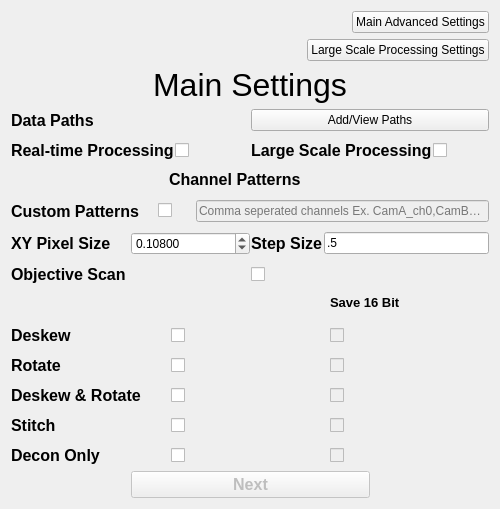
    <widget class="QWidget" name="Main">
     <property name="minimumSize">
      <size>
       <width>500</width>
       <height>0</height>
      </size>
     </property>
     <property name="font">
      <font>
       <strikeout>false</strikeout>
       <kerning>true</kerning>
      </font>
     </property>
     <attribute name="title">
      <string>Main</string>
     </attribute>
     <layout class="QGridLayout" name="gridLayout" rowstretch="2,5,5,1" columnstretch="0" columnminimumwidth="0">
      <item row="0" column="0">
       <layout class="QVBoxLayout" name="verticalLayout_2">
        <item>
         <layout class="QHBoxLayout" name="horizontalLayout_107" stretch="4,1">
          <item>
           <spacer name="horizontalSpacer_3">
            <property name="orientation">
             <enum>Qt::Horizontal</enum>
            </property>
            <property name="sizeHint" stdset="0">
             <size>
              <width>40</width>
              <height>20</height>
             </size>
            </property>
           </spacer>
          </item>
          <item>
           <widget class="QPushButton" name="mainAdvancedSettingsButton">
            <property name="text">
             <string>Main Advanced Settings</string>
            </property>
           </widget>
          </item>
         </layout>
        </item>
        <item>
         <layout class="QHBoxLayout" name="horizontalLayout_206" stretch="4,1">
          <item>
           <spacer name="horizontalSpacer_79">
            <property name="orientation">
             <enum>Qt::Horizontal</enum>
            </property>
            <property name="sizeHint" stdset="0">
             <size>
              <width>40</width>
              <height>20</height>
             </size>
            </property>
           </spacer>
          </item>
          <item>
           <widget class="QPushButton" name="largeScaleProcessingButton">
            <property name="font">
             <font>
              <pointsize>9</pointsize>
              <strikeout>false</strikeout>
              <kerning>true</kerning>
             </font>
            </property>
            <property name="text">
             <string>Large Scale Processing Settings</string>
            </property>
           </widget>
          </item>
         </layout>
        </item>
        <item>
         <layout class="QHBoxLayout" name="horizontalLayout_108">
          <item>
           <widget class="QLabel" name="mainSettingsLabel">
            <property name="font">
             <font>
              <pointsize>24</pointsize>
              <strikeout>false</strikeout>
              <kerning>true</kerning>
             </font>
            </property>
            <property name="text">
             <string>Main Settings</string>
            </property>
            <property name="alignment">
             <set>Qt::AlignHCenter|Qt::AlignTop</set>
            </property>
           </widget>
          </item>
         </layout>
        </item>
       </layout>
      </item>
      <item row="1" column="0">
       <layout class="QVBoxLayout" name="verticalLayout_3">
        <property name="spacing">
         <number>1</number>
        </property>
        <item>
         <layout class="QHBoxLayout" name="horizontalLayout_109" stretch="4">
          <item>
           <layout class="QHBoxLayout" name="horizontalLayout_232" stretch="1,1">
            <item>
             <widget class="QLabel" name="dataPathsLabel">
              <property name="font">
               <font>
                <pointsize>12</pointsize>
                <bold>true</bold>
                <strikeout>false</strikeout>
                <kerning>true</kerning>
               </font>
              </property>
              <property name="text">
               <string>Data Paths</string>
              </property>
             </widget>
            </item>
            <item>
             <widget class="QPushButton" name="addPathsButton">
              <property name="text">
               <string>Add/View Paths</string>
              </property>
             </widget>
            </item>
           </layout>
          </item>
         </layout>
        </item>
        <item>
         <spacer name="verticalSpacer">
          <property name="orientation">
           <enum>Qt::Vertical</enum>
          </property>
          <property name="sizeType">
           <enum>QSizePolicy::Preferred</enum>
          </property>
          <property name="sizeHint" stdset="0">
           <size>
            <width>20</width>
            <height>10</height>
           </size>
          </property>
         </spacer>
        </item>
        <item>
         <layout class="QHBoxLayout" name="horizontalLayout_3" stretch="4">
          <item>
           <layout class="QHBoxLayout" name="horizontalLayout_233" stretch="1,1">
            <item>
             <layout class="QHBoxLayout" name="horizontalLayout_118">
              <item>
               <widget class="QLabel" name="streamingLabel">
                <property name="font">
                 <font>
                  <pointsize>12</pointsize>
                  <bold>true</bold>
                  <strikeout>false</strikeout>
                  <kerning>true</kerning>
                 </font>
                </property>
                <property name="text">
                 <string>Real-time Processing</string>
                </property>
               </widget>
              </item>
              <item>
               <widget class="QCheckBox" name="streamingCheckBox">
                <property name="text">
                 <string/>
                </property>
               </widget>
              </item>
             </layout>
            </item>
            <item>
             <layout class="QHBoxLayout" name="horizontalLayout_207">
              <item>
               <widget class="QLabel" name="largeScaleProcessingLabel">
                <property name="font">
                 <font>
                  <pointsize>12</pointsize>
                  <bold>true</bold>
                  <strikeout>false</strikeout>
                  <kerning>true</kerning>
                 </font>
                </property>
                <property name="text">
                 <string>Large Scale Processing</string>
                </property>
               </widget>
              </item>
              <item>
               <widget class="QCheckBox" name="largeScaleProcessingCheckBox">
                <property name="text">
                 <string/>
                </property>
               </widget>
              </item>
             </layout>
            </item>
           </layout>
          </item>
         </layout>
        </item>
        <item>
         <spacer name="verticalSpacer_2">
          <property name="orientation">
           <enum>Qt::Vertical</enum>
          </property>
          <property name="sizeType">
           <enum>QSizePolicy::Preferred</enum>
          </property>
          <property name="sizeHint" stdset="0">
           <size>
            <width>20</width>
            <height>10</height>
           </size>
          </property>
         </spacer>
        </item>
        <item>
         <layout class="QHBoxLayout" name="horizontalLayout_4" stretch="1,1">
          <item>
           <widget class="QLabel" name="channelPatternsLabel">
            <property name="sizePolicy">
             <sizepolicy hsizetype="Maximum" vsizetype="Maximum">
              <horstretch>0</horstretch>
              <verstretch>0</verstretch>
             </sizepolicy>
            </property>
            <property name="font">
             <font>
              <pointsize>12</pointsize>
              <bold>true</bold>
              <strikeout>false</strikeout>
              <kerning>true</kerning>
             </font>
            </property>
            <property name="text">
             <string>Channel Patterns</string>
            </property>
           </widget>
          </item>
          <item>
           <spacer name="horizontalSpacer_8">
            <property name="orientation">
             <enum>Qt::Horizontal</enum>
            </property>
            <property name="sizeType">
             <enum>QSizePolicy::Maximum</enum>
            </property>
            <property name="sizeHint" stdset="0">
             <size>
              <width>30</width>
              <height>20</height>
             </size>
            </property>
           </spacer>
          </item>
         </layout>
        </item>
        <item>
         <spacer name="verticalSpacer_3">
          <property name="orientation">
           <enum>Qt::Vertical</enum>
          </property>
          <property name="sizeType">
           <enum>QSizePolicy::Preferred</enum>
          </property>
          <property name="sizeHint" stdset="0">
           <size>
            <width>20</width>
            <height>10</height>
           </size>
          </property>
         </spacer>
        </item>
        <item>
         <layout class="QHBoxLayout" name="horizontalLayout_49" stretch="4">
          <item>
           <layout class="QHBoxLayout" name="horizontalLayout_193" stretch="4,1,8">
            <item>
             <widget class="QLabel" name="customPatternsLabel">
              <property name="font">
               <font>
                <pointsize>12</pointsize>
                <bold>true</bold>
                <strikeout>false</strikeout>
                <kerning>true</kerning>
               </font>
              </property>
              <property name="text">
               <string>Custom Patterns</string>
              </property>
             </widget>
            </item>
            <item>
             <widget class="QCheckBox" name="customPatternsCheckBox">
              <property name="autoFillBackground">
               <bool>false</bool>
              </property>
              <property name="text">
               <string/>
              </property>
             </widget>
            </item>
            <item>
             <widget class="QLineEdit" name="customPatternsLineEdit">
              <property name="enabled">
               <bool>false</bool>
              </property>
              <property name="placeholderText">
               <string>Comma seperated channels Ex. CamA_ch0,CamB_ch0</string>
              </property>
             </widget>
            </item>
           </layout>
          </item>
         </layout>
        </item>
        <item>
         <spacer name="verticalSpacer_4">
          <property name="orientation">
           <enum>Qt::Vertical</enum>
          </property>
          <property name="sizeType">
           <enum>QSizePolicy::Preferred</enum>
          </property>
          <property name="sizeHint" stdset="0">
           <size>
            <width>20</width>
            <height>10</height>
           </size>
          </property>
         </spacer>
        </item>
        <item>
         <layout class="QHBoxLayout" name="horizontalLayout_6" stretch="4">
          <item>
           <layout class="QHBoxLayout" name="horizontalLayout_236" stretch="1,1">
            <item>
             <layout class="QHBoxLayout" name="horizontalLayout_40">
              <item>
               <widget class="QLabel" name="xyPixelSizeLabel">
                <property name="font">
                 <font>
                  <pointsize>12</pointsize>
                  <bold>true</bold>
                  <strikeout>false</strikeout>
                  <kerning>true</kerning>
                 </font>
                </property>
                <property name="toolTip">
                 <string>Microns</string>
                </property>
                <property name="text">
                 <string>XY Pixel Size</string>
                </property>
               </widget>
              </item>
              <item>
               <widget class="QDoubleSpinBox" name="xyPixelSizeSpinBox">
                <property name="toolTip">
                 <string>Microns</string>
                </property>
                <property name="decimals">
                 <number>5</number>
                </property>
                <property name="maximum">
                 <double>1000000000.000000000000000</double>
                </property>
                <property name="singleStep">
                 <double>0.001000000000000</double>
                </property>
                <property name="stepType">
                 <enum>QAbstractSpinBox::DefaultStepType</enum>
                </property>
                <property name="value">
                 <double>0.108000000000000</double>
                </property>
               </widget>
              </item>
             </layout>
            </item>
            <item>
             <layout class="QHBoxLayout" name="horizontalLayout_200">
              <item>
               <widget class="QLabel" name="dzLabel">
                <property name="font">
                 <font>
                  <pointsize>12</pointsize>
                  <bold>true</bold>
                  <strikeout>false</strikeout>
                  <kerning>true</kerning>
                 </font>
                </property>
                <property name="text">
                 <string>Step Size</string>
                </property>
               </widget>
              </item>
              <item>
               <widget class="QLineEdit" name="dzLineEdit">
                <property name="text">
                 <string>.5</string>
                </property>
               </widget>
              </item>
             </layout>
            </item>
           </layout>
          </item>
         </layout>
        </item>
        <item>
         <spacer name="verticalSpacer_5">
          <property name="orientation">
           <enum>Qt::Vertical</enum>
          </property>
          <property name="sizeType">
           <enum>QSizePolicy::Preferred</enum>
          </property>
          <property name="sizeHint" stdset="0">
           <size>
            <width>20</width>
            <height>10</height>
           </size>
          </property>
         </spacer>
        </item>
        <item>
         <layout class="QHBoxLayout" name="horizontalLayout_9" stretch="4">
          <item>
           <layout class="QHBoxLayout" name="horizontalLayout_237">
            <item>
             <widget class="QLabel" name="objectiveScanLabel">
              <property name="font">
               <font>
                <pointsize>12</pointsize>
                <bold>true</bold>
                <strikeout>false</strikeout>
                <kerning>true</kerning>
               </font>
              </property>
              <property name="text">
               <string>Objective Scan</string>
              </property>
             </widget>
            </item>
            <item>
             <widget class="QCheckBox" name="objectiveScanCheckBox">
              <property name="autoFillBackground">
               <bool>false</bool>
              </property>
              <property name="text">
               <string/>
              </property>
             </widget>
            </item>
           </layout>
          </item>
         </layout>
        </item>
       </layout>
      </item>
      <item row="2" column="0">
       <layout class="QVBoxLayout" name="verticalLayout_6">
        <property name="spacing">
         <number>1</number>
        </property>
        <item>
         <layout class="QHBoxLayout" name="horizontalLayout_32" stretch="1,1,1">
          <property name="spacing">
           <number>0</number>
          </property>
          <item>
           <spacer name="horizontalSpacer">
            <property name="orientation">
             <enum>Qt::Horizontal</enum>
            </property>
            <property name="sizeType">
             <enum>QSizePolicy::Minimum</enum>
            </property>
            <property name="sizeHint" stdset="0">
             <size>
              <width>143</width>
              <height>20</height>
             </size>
            </property>
           </spacer>
          </item>
          <item>
           <spacer name="horizontalSpacer_2">
            <property name="orientation">
             <enum>Qt::Horizontal</enum>
            </property>
            <property name="sizeType">
             <enum>QSizePolicy::Preferred</enum>
            </property>
            <property name="sizeHint" stdset="0">
             <size>
              <width>40</width>
              <height>20</height>
             </size>
            </property>
           </spacer>
          </item>
          <item>
           <widget class="QLabel" name="save16BitLabel">
            <property name="font">
             <font>
              <pointsize>10</pointsize>
              <bold>true</bold>
              <strikeout>false</strikeout>
              <kerning>true</kerning>
             </font>
            </property>
            <property name="text">
             <string>Save 16 Bit</string>
            </property>
           </widget>
          </item>
         </layout>
        </item>
        <item>
         <spacer name="verticalSpacer_6">
          <property name="orientation">
           <enum>Qt::Vertical</enum>
          </property>
          <property name="sizeType">
           <enum>QSizePolicy::Preferred</enum>
          </property>
          <property name="sizeHint" stdset="0">
           <size>
            <width>20</width>
            <height>10</height>
           </size>
          </property>
         </spacer>
        </item>
        <item>
         <layout class="QHBoxLayout" name="horizontalLayout_46" stretch="1,1,1">
          <property name="spacing">
           <number>0</number>
          </property>
          <item>
           <widget class="QLabel" name="deskewLabel">
            <property name="minimumSize">
             <size>
              <width>160</width>
              <height>0</height>
             </size>
            </property>
            <property name="font">
             <font>
              <pointsize>12</pointsize>
              <bold>true</bold>
              <strikeout>false</strikeout>
              <kerning>true</kerning>
             </font>
            </property>
            <property name="text">
             <string>Deskew</string>
            </property>
           </widget>
          </item>
          <item>
           <widget class="QCheckBox" name="deskewCheckBox">
            <property name="enabled">
             <bool>true</bool>
            </property>
            <property name="autoFillBackground">
             <bool>false</bool>
            </property>
            <property name="text">
             <string/>
            </property>
            <property name="checkable">
             <bool>true</bool>
            </property>
           </widget>
          </item>
          <item>
           <widget class="QCheckBox" name="deskewSave16BitCheckBox">
            <property name="enabled">
             <bool>false</bool>
            </property>
            <property name="autoFillBackground">
             <bool>false</bool>
            </property>
            <property name="text">
             <string/>
            </property>
           </widget>
          </item>
         </layout>
        </item>
        <item>
         <spacer name="verticalSpacer_7">
          <property name="orientation">
           <enum>Qt::Vertical</enum>
          </property>
          <property name="sizeType">
           <enum>QSizePolicy::Preferred</enum>
          </property>
          <property name="sizeHint" stdset="0">
           <size>
            <width>20</width>
            <height>10</height>
           </size>
          </property>
         </spacer>
        </item>
        <item>
         <layout class="QHBoxLayout" name="horizontalLayout_44" stretch="1,1,1">
          <property name="spacing">
           <number>0</number>
          </property>
          <item>
           <widget class="QLabel" name="rotateLabel">
            <property name="enabled">
             <bool>true</bool>
            </property>
            <property name="minimumSize">
             <size>
              <width>160</width>
              <height>0</height>
             </size>
            </property>
            <property name="font">
             <font>
              <pointsize>12</pointsize>
              <bold>true</bold>
              <strikeout>false</strikeout>
              <kerning>true</kerning>
             </font>
            </property>
            <property name="text">
             <string>Rotate</string>
            </property>
           </widget>
          </item>
          <item>
           <widget class="QCheckBox" name="rotateCheckBox">
            <property name="enabled">
             <bool>true</bool>
            </property>
            <property name="autoFillBackground">
             <bool>false</bool>
            </property>
            <property name="text">
             <string/>
            </property>
           </widget>
          </item>
          <item>
           <widget class="QCheckBox" name="rotateSave16BitCheckBox">
            <property name="enabled">
             <bool>false</bool>
            </property>
            <property name="autoFillBackground">
             <bool>false</bool>
            </property>
            <property name="text">
             <string/>
            </property>
           </widget>
          </item>
         </layout>
        </item>
        <item>
         <spacer name="verticalSpacer_8">
          <property name="orientation">
           <enum>Qt::Vertical</enum>
          </property>
          <property name="sizeType">
           <enum>QSizePolicy::Preferred</enum>
          </property>
          <property name="sizeHint" stdset="0">
           <size>
            <width>20</width>
            <height>10</height>
           </size>
          </property>
         </spacer>
        </item>
        <item>
         <layout class="QHBoxLayout" name="horizontalLayout_47" stretch="1,1,1">
          <property name="spacing">
           <number>0</number>
          </property>
          <item>
           <widget class="QLabel" name="deskewAndRotateLabel">
            <property name="minimumSize">
             <size>
              <width>160</width>
              <height>0</height>
             </size>
            </property>
            <property name="maximumSize">
             <size>
              <width>16777215</width>
              <height>16777215</height>
             </size>
            </property>
            <property name="font">
             <font>
              <pointsize>12</pointsize>
              <bold>true</bold>
              <strikeout>false</strikeout>
              <kerning>true</kerning>
             </font>
            </property>
            <property name="text">
             <string>Deskew &amp; Rotate</string>
            </property>
           </widget>
          </item>
          <item>
           <widget class="QCheckBox" name="deskewAndRotateCheckBox">
            <property name="enabled">
             <bool>true</bool>
            </property>
            <property name="sizePolicy">
             <sizepolicy hsizetype="Minimum" vsizetype="Fixed">
              <horstretch>0</horstretch>
              <verstretch>0</verstretch>
             </sizepolicy>
            </property>
            <property name="autoFillBackground">
             <bool>false</bool>
            </property>
            <property name="text">
             <string/>
            </property>
            <property name="checkable">
             <bool>true</bool>
            </property>
           </widget>
          </item>
          <item>
           <widget class="QCheckBox" name="deskewAndRotateSave16BitCheckBox">
            <property name="enabled">
             <bool>false</bool>
            </property>
            <property name="sizePolicy">
             <sizepolicy hsizetype="Minimum" vsizetype="Fixed">
              <horstretch>0</horstretch>
              <verstretch>0</verstretch>
             </sizepolicy>
            </property>
            <property name="autoFillBackground">
             <bool>false</bool>
            </property>
            <property name="text">
             <string/>
            </property>
           </widget>
          </item>
         </layout>
        </item>
        <item>
         <spacer name="verticalSpacer_9">
          <property name="orientation">
           <enum>Qt::Vertical</enum>
          </property>
          <property name="sizeType">
           <enum>QSizePolicy::Preferred</enum>
          </property>
          <property name="sizeHint" stdset="0">
           <size>
            <width>20</width>
            <height>10</height>
           </size>
          </property>
         </spacer>
        </item>
        <item>
         <layout class="QHBoxLayout" name="horizontalLayout_45" stretch="1,1,1">
          <property name="spacing">
           <number>0</number>
          </property>
          <item>
           <widget class="QLabel" name="stitchLabel">
            <property name="minimumSize">
             <size>
              <width>160</width>
              <height>0</height>
             </size>
            </property>
            <property name="font">
             <font>
              <pointsize>12</pointsize>
              <bold>true</bold>
              <strikeout>false</strikeout>
              <kerning>true</kerning>
             </font>
            </property>
            <property name="text">
             <string>Stitch</string>
            </property>
           </widget>
          </item>
          <item>
           <widget class="QCheckBox" name="stitchCheckBox">
            <property name="sizePolicy">
             <sizepolicy hsizetype="Minimum" vsizetype="Fixed">
              <horstretch>0</horstretch>
              <verstretch>0</verstretch>
             </sizepolicy>
            </property>
            <property name="autoFillBackground">
             <bool>false</bool>
            </property>
            <property name="text">
             <string/>
            </property>
           </widget>
          </item>
          <item>
           <widget class="QCheckBox" name="stitchSave16BitCheckBox">
            <property name="enabled">
             <bool>false</bool>
            </property>
            <property name="autoFillBackground">
             <bool>false</bool>
            </property>
            <property name="text">
             <string/>
            </property>
           </widget>
          </item>
         </layout>
        </item>
        <item>
         <spacer name="verticalSpacer_10">
          <property name="orientation">
           <enum>Qt::Vertical</enum>
          </property>
          <property name="sizeType">
           <enum>QSizePolicy::Preferred</enum>
          </property>
          <property name="sizeHint" stdset="0">
           <size>
            <width>20</width>
            <height>10</height>
           </size>
          </property>
         </spacer>
        </item>
        <item>
         <layout class="QHBoxLayout" name="horizontalLayout_48" stretch="1,1,1">
          <property name="spacing">
           <number>0</number>
          </property>
          <property name="sizeConstraint">
           <enum>QLayout::SetDefaultConstraint</enum>
          </property>
          <item>
           <widget class="QLabel" name="deconOnlyLabel">
            <property name="minimumSize">
             <size>
              <width>160</width>
              <height>0</height>
             </size>
            </property>
            <property name="font">
             <font>
              <pointsize>12</pointsize>
              <bold>true</bold>
              <strikeout>false</strikeout>
              <kerning>true</kerning>
             </font>
            </property>
            <property name="text">
             <string>Decon Only</string>
            </property>
           </widget>
          </item>
          <item>
           <widget class="QCheckBox" name="deconOnlyCheckBox">
            <property name="sizePolicy">
             <sizepolicy hsizetype="Minimum" vsizetype="Fixed">
              <horstretch>0</horstretch>
              <verstretch>0</verstretch>
             </sizepolicy>
            </property>
            <property name="autoFillBackground">
             <bool>false</bool>
            </property>
            <property name="text">
             <string/>
            </property>
           </widget>
          </item>
          <item>
           <widget class="QCheckBox" name="deconOnlySave16BitCheckBox">
            <property name="enabled">
             <bool>false</bool>
            </property>
            <property name="autoFillBackground">
             <bool>false</bool>
            </property>
            <property name="text">
             <string/>
            </property>
           </widget>
          </item>
         </layout>
        </item>
       </layout>
      </item>
      <item row="3" column="0">
       <layout class="QHBoxLayout" name="horizontalLayout_110" stretch="1,2,1">
        <item>
         <spacer name="horizontalSpacer_13">
          <property name="orientation">
           <enum>Qt::Horizontal</enum>
          </property>
          <property name="sizeHint" stdset="0">
           <size>
            <width>40</width>
            <height>20</height>
           </size>
          </property>
         </spacer>
        </item>
        <item>
         <widget class="QPushButton" name="mainNextButton">
          <property name="enabled">
           <bool>false</bool>
          </property>
          <property name="font">
           <font>
            <pointsize>12</pointsize>
            <bold>true</bold>
            <strikeout>false</strikeout>
            <kerning>true</kerning>
           </font>
          </property>
          <property name="text">
           <string>Next</string>
          </property>
         </widget>
        </item>
        <item>
         <spacer name="horizontalSpacer_22">
          <property name="orientation">
           <enum>Qt::Horizontal</enum>
          </property>
          <property name="sizeHint" stdset="0">
           <size>
            <width>40</width>
            <height>20</height>
           </size>
          </property>
         </spacer>
        </item>
       </layout>
      </item>
     </layout>
    </widget>
